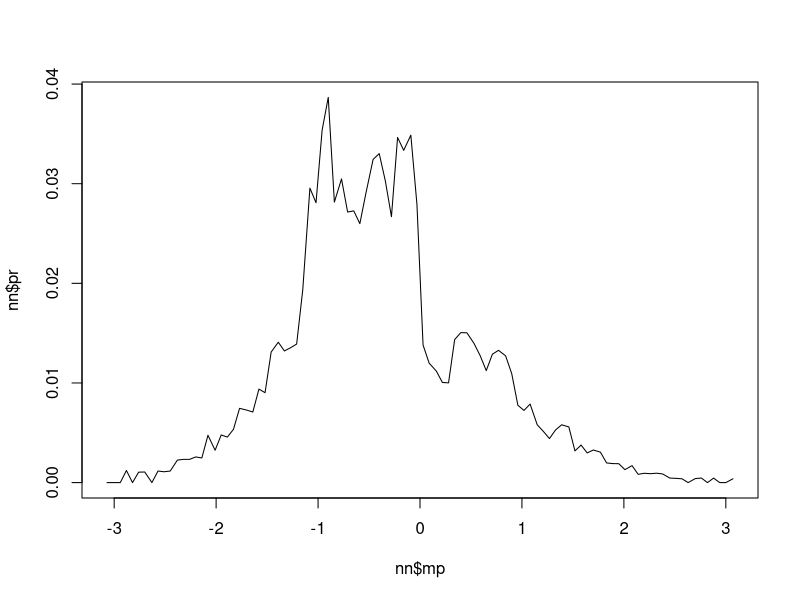
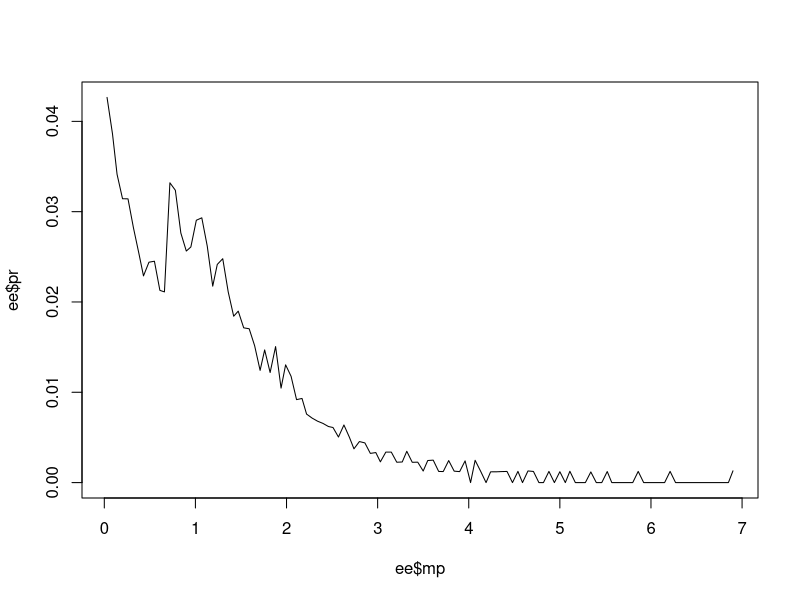
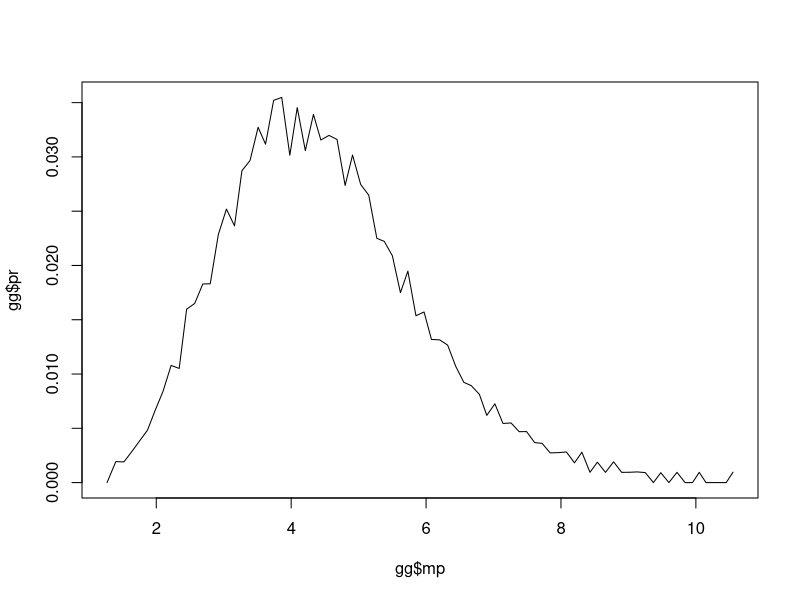
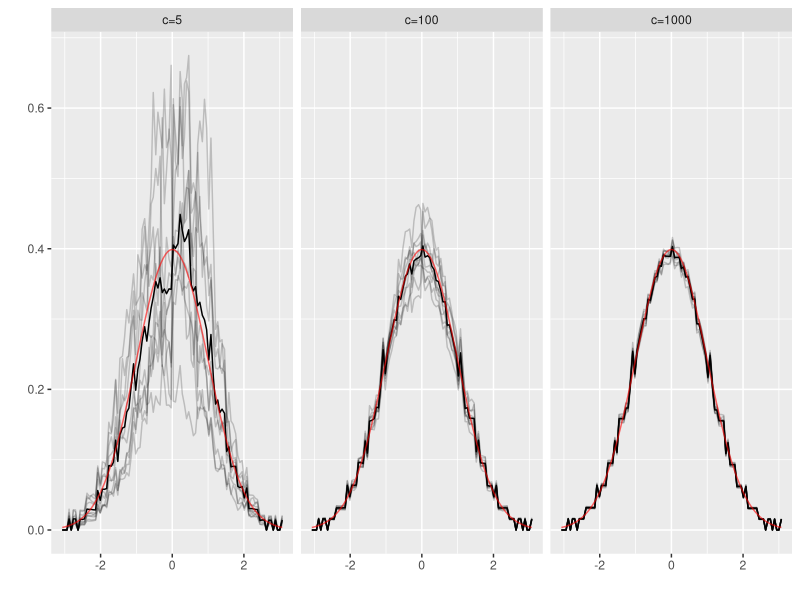

Here is the R script that generated these plots, in order:
rm(list=ls())

# code for partially specified Polya tree
# see Hanson et al. (2005) Bayesian Nonparametric Modeling & Data Analysis: An Introduction
# in Handbook of Statistics, Vol. 25, pp. 255-257
# Muller et al. (2015) Bayesian Nonparametric Data Analysis, Chp 3 

# function to get conditional Y probs at level m using 
# Beta(alp,alp) where alp=gam*m^2
condY<-function(gam,m){
  alp<-gam*m^2
  y<-rbeta(2^(m-1),alp,alp)
  c(rbind(y,1-y)) 
}

# partition probabilities 
parprob<-function(gam,m){
  cprobs<-matrix(NA,nrow=m,ncol=2^m)
  for (i in 1:m){
    cprobs[i,]<-rep(condY(gam=gam,i),each=2^(m-i))
  }
  apply(cprobs,2,prod)
}

# partition intervals for centering distribution F0
# F0 is inverse cdf function of centering dist
# i is index of partition at level m
# m is partition level
# ... is params for dist
PI<-function(F0,i,m,...){
  sort(c(F0((i-1)/(2^m),...), F0(i/(2^m),...)))
}


# midpoints of cut() function
# from https://www.r-bloggers.com/finding-the-midpoint-when-creating-intervals/
midpoints <- function(x, dp=2){
  lower <- as.numeric(gsub(",.*","",gsub("\\(|\\[|\\)|\\]","", x)))
  upper <- as.numeric(gsub(".*,","",gsub("\\(|\\[|\\)|\\]","", x)))
  return(round(lower+(upper-lower)/2, dp))
}


if(0){
c(PI(qnorm,1,1),PI(qnorm,2,1)) # level m=1 partition
c(PI(qnorm,1,2),PI(qnorm,2,2),PI(qnorm,3,2),PI(qnorm,4,2)) # level m=2 partition
  
PI(qnorm,1:2^1,1) # level m=1 partition
PI(qnorm,1:2^2,2) # level m=2 partition
PI(qnorm,1:2^3,3) # level m=3 partition
}


#F0 inverse cdf function of centering dist
# gg gamma for calculating Beta/Dirichlet params - current uses gam*m^2 for partition level m
# mm number of levels for partition (default is mm=10 for partition of 2^10=1024 at lowest lev)
# br number of breaks to summarize draw
# ... params for centering dist
draw_Polya<-function(F0,gg=5,mm=10,br=50,...){
  br0<-unique(PI(F0=F0,i=1:2^mm,m=mm,...))
  ypr<-parprob(gam=gg,m=mm)
  mrg0<-cbind(i0=br0[1:(2^mm)],i1=br0[2:(2^mm+1)],ypr)
  mrg<-data.frame(mrg0[-c(1,2^mm),]) # trim intervals at ends w/ -Inf and Inf

  ctlev<-cut(seq(mrg[1,"i0"],mrg[2^(mm)-2,"i1"],length=br),br)
  lvs0<-paste0(gsub("\\(||\\]","",levels(ctlev)),sep=",",collapse="")
  lvs1<-substr(lvs0,1,nchar(lvs0)-1)
  lvs<-unique(as.numeric(unlist(strsplit(lvs1, split=","))))
  
  ct <- factor(findInterval(mrg$i1,lvs),levels=1:br)
  prplt<-data.frame(cbind(mp=unique(midpoints(ctlev)),pr=by(mrg$ypr,ct,sum)))
  
  prplt[is.na(prplt[,"pr"]),"pr"]<-0
  
 prplt
}


# example std. Normal centering dist
nn<-draw_Polya(F0=qnorm,gg=5,mm=10,br=100)
plot(nn$mp,nn$pr,type="l")

# example exp(1) centering dist
ee<-draw_Polya(F0=qexp,gg=25,mm=10,br=120)
plot(ee$mp,ee$pr,type="l")

# example gamma(9,2) centering dist
gg<-draw_Polya(F0=qgamma,gg=50,mm=10,br=80,shape=9,rate=2)
plot(gg$mp,gg$pr,type="l")


# reproduce Fig 3.1 from Muller (2015)
library(dplyr)
library(magrittr)
library(ggplot2)

set.seed(2673)
out_c1000 <- out_c100 <- out_c5 <- data.frame()
for (n in 1:10){
  c5<-draw_Polya(F0=qnorm,gg=5,mm=10,br=100)
  c100<-draw_Polya(F0=qnorm,gg=100,mm=10,br=100)  
  c1000<-draw_Polya(F0=qnorm,gg=1000,mm=10,br=100) 
  c1000$draw<-c100$draw<-c5$draw<-n
  out_c5<-rbind(out_c5,c5)
  out_c100<-rbind(out_c100,c100)
  out_c1000<-rbind(out_c1000,c1000)
}

out_c5 %<>% mutate(param=5)
out_c100 %<>% mutate(param=100)
out_c1000 %<>% mutate(param=1000)
fctlabs<-c("c=5","c=100","c=1000")

pdraws <-bind_rows(out_c5,out_c100,out_c1000) %>% 
  mutate(param=factor(param,labels=fctlabs))

pdrawsmn <- pdraws %>% group_by(param,mp) %>% summarize(pr=mean(pr)) %>% mutate(draw=-1)

scale<-16
pdraws %>% ggplot(aes(x=mp,y=pr*scale))+
  geom_line(aes(group=draw),alpha=0.2)+
  geom_line(data=pdrawsmn)+
  stat_function(fun = dnorm, args = list(mean = 0, sd = 1),col="red",alpha=0.6)+
  facet_grid(~param)+xlab("")+ylab("")



# scratch below
if(0){
mm<-15
br0<-unique(PI(F0=qnorm,i=1:2^mm,m=mm))
ypr<-parprob(gam=100,m=mm)
mrg0<-cbind(i0=br0[1:(2^mm)],i1=br0[2:(2^mm+1)],ypr)
mrg<-data.frame(mrg0[-c(1,2^mm),]) # trim intervals at ends w/ -Inf and Inf

hbr<-50
ctlev<-cut(seq(mrg[1,"i0"],mrg[2^(mm)-2,"i1"],length=hbr),hbr)
lvs0<-paste0(gsub("\\(||\\]","",levels(ctlev)),sep=",",collapse="")
lvs1<-substr(lvs0,1,nchar(lvs0)-1)
lvs<-unique(as.numeric(unlist(strsplit(lvs1, split=","))))

ct <- factor(findInterval(mrg$i1,lvs),levels=1:hbr)
prplt<-data.frame(cbind(mp=unique(midpoints(ctlev)),pr=by(mrg$ypr,ct,sum)))

plot(prplt$mp,prplt$pr,type="l")


condY(gam=1,1)  # Y level m=1 
condY(gam=1,2)  # Y level m=2
condY(gam=1,3)  # Y level m=3

sample(c(0,1),3,replace=TRUE) # binary seq

rep(condY(gam=1,1),each=2^(3-1))
rep(condY(gam=1,2),each=2^(3-2))
rep(condY(gam=1,3),each=2^(3-3))

condY<-function(gam,m){
  i=1
  y<-vector("numeric",m)
  while(i<=m){
    # print(i) 
    #  print(rbeta(1,alp,alp))
    alp=gam*i^2
    if (i==1) { 
      y[i]<-rbeta(i,alp,alp)}
    else {
      y<-c(y,rbeta(2^(m-1),alp,alp))
    }
    i=i+1
  }
  c(rbind(y,1-y)) 
}


br1<-br0[2:(2^mm-1)]
br<-br0
br[1] <- br[2]-sd(br1)
br[(2^mm+1)] <- br[(2^mm)]+sd(br1)

xbr<-(br[1:(2^mm)]+br[2:(2^mm+1)])/2

plot(xbr,ypr,type="l")

mpbr<-data.frame(cbind(xbr,ypr))

breaks<-cut(xbr,5)

by(mpbr$ypr,breaks,sum)

xseq<-data.frame(xbr=seq(xbr[1],xbr[2^mm],length=10),ypr=0)
mpbre<-rbind(mpbr,xseq)
mpbre$yprnew<-0
mpbre[order(mpbre$xbr),]
}